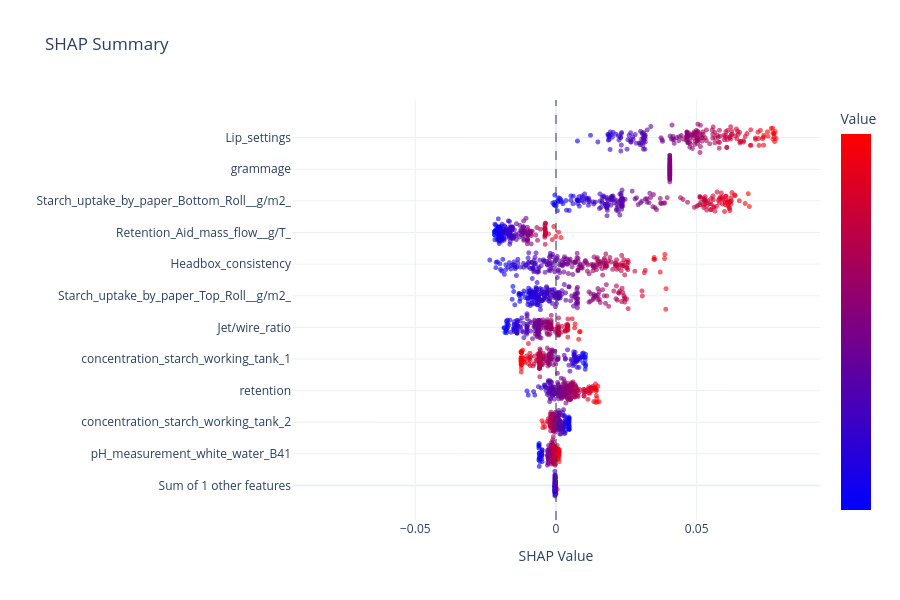

The cell this chart's notebook holds for it:
### Code cell
fig = plotly_shap_beeswarm(shap_vals, X_explain, feats, max_features=100)
fig.show()

### Figure 1 — Plotly figure (JSON) as saved in the notebook; plotly's stock layout.template omitted (floating-point values rounded to 4 significant figures; data arrays with more than 128 entries replaced by an {"elided": "..."} marker saying what was removed)
{"data": [{"customdata": {"elided": "200 float values"}, "hovertemplate": "<b>Sum of other features</b><br>SHAP: %{x:.3f}<br>Value: %{customdata:.3f}<extra></extra>", "marker": {"color": {"elided": "200 float values"}, "colorbar": {"showticklabels": false, "title": {"text": "Value"}}, "colorscale": [[0, "rgb(0,0,255)"], [1, "rgb(255,0,0)"]], "opacity": 0.6, "showscale": true, "size": 5}, "mode": "markers", "showlegend": false, "type": "scattergl", "x": {"elided": "200 float values"}, "y": {"elided": "200 float values"}}, {"customdata": {"elided": "200 float values"}, "hovertemplate": "<b>pH_measurement_white_water_B41</b><br>SHAP: %{x:.3f}<br>Value: %{customdata:.3f}<extra></extra>", "marker": {"color": {"elided": "200 float values"}, "colorscale": [[0, "rgb(0,0,255)"], [1, "rgb(255,0,0)"]], "opacity": 0.6, "showscale": false, "size": 5}, "mode": "markers", "showlegend": false, "type": "scattergl", "x": {"elided": "200 float values"}, "y": {"elided": "200 float values"}}, {"customdata": {"elided": "200 float values"}, "hovertemplate": "<b>concentration_starch_working_tank_2</b><br>SHAP: %{x:.3f}<br>Value: %{customdata:.3f}<extra></extra>", "marker": {"color": {"elided": "200 float values"}, "colorscale": [[0, "rgb(0,0,255)"], [1, "rgb(255,0,0)"]], "opacity": 0.6, "showscale": false, "size": 5}, "mode": "markers", "showlegend": false, "type": "scattergl", "x": {"elided": "200 float values"}, "y": {"elided": "200 float values"}}, {"customdata": {"elided": "200 float values"}, "hovertemplate": "<b>retention</b><br>SHAP: %{x:.3f}<br>Value: %{customdata:.3f}<extra></extra>", "marker": {"color": {"elided": "200 float values"}, "colorscale": [[0, "rgb(0,0,255)"], [1, "rgb(255,0,0)"]], "opacity": 0.6, "showscale": false, "size": 5}, "mode": "markers", "showlegend": false, "type": "scattergl", "x": {"elided": "200 float values"}, "y": {"elided": "200 float values"}}, {"customdata": {"elided": "200 float values"}, "hovertemplate": "<b>concentration_starch_working_tank_1</b><br>SHAP: %{x:.3f}<br>Value: %{customdata:.3f}<extra></extra>", "marker": {"color": {"elided": "200 float values"}, "colorscale": [[0, "rgb(0,0,255)"], [1, "rgb(255,0,0)"]], "opacity": 0.6, "showscale": false, "size": 5}, "mode": "markers", "showlegend": false, "type": "scattergl", "x": {"elided": "200 float values"}, "y": {"elided": "200 float values"}}, {"customdata": {"elided": "200 float values"}, "hovertemplate": "<b>Jet/wire_ratio</b><br>SHAP: %{x:.3f}<br>Value: %{customdata:.3f}<extra></extra>", "marker": {"color": {"elided": "200 float values"}, "colorscale": [[0, "rgb(0,0,255)"], [1, "rgb(255,0,0)"]], "opacity": 0.6, "showscale": false, "size": 5}, "mode": "markers", "showlegend": false, "type": "scattergl", "x": {"elided": "200 float values"}, "y": {"elided": "200 float values"}}, {"customdata": {"elided": "200 float values"}, "hovertemplate": "<b>Starch_uptake_by_paper_Top_Roll__g/m2_</b><br>SHAP: %{x:.3f}<br>Value: %{customdata:.3f}<extra></extra>", "marker": {"color": {"elided": "200 float values"}, "colorscale": [[0, "rgb(0,0,255)"], [1, "rgb(255,0,0)"]], "opacity": 0.6, "showscale": false, "size": 5}, "mode": "markers", "showlegend": false, "type": "scattergl", "x": {"elided": "200 float values"}, "y": {"elided": "200 float values"}}, {"customdata": {"elided": "200 float values"}, "hovertemplate": "<b>Headbox_consistency</b><br>SHAP: %{x:.3f}<br>Value: %{customdata:.3f}<extra></extra>", "marker": {"color": {"elided": "200 float values"}, "colorscale": [[0, "rgb(0,0,255)"], [1, "rgb(255,0,0)"]], "opacity": 0.6, "showscale": false, "size": 5}, "mode": "markers", "showlegend": false, "type": "scattergl", "x": {"elided": "200 float values"}, "y": {"elided": "200 float values"}}, {"customdata": {"elided": "200 float values"}, "hovertemplate": "<b>Retention_Aid_mass_flow__g/T_</b><br>SHAP: %{x:.3f}<br>Value: %{customdata:.3f}<extra></extra>", "marker": {"color": {"elided": "200 float values"}, "colorscale": [[0, "rgb(0,0,255)"], [1, "rgb(255,0,0)"]], "opacity": 0.6, "showscale": false, "size": 5}, "mode": "markers", "showlegend": false, "type": "scattergl", "x": {"elided": "200 float values"}, "y": {"elided": "200 float values"}}, {"customdata": {"elided": "200 float values"}, "hovertemplate": "<b>Starch_uptake_by_paper_Bottom_Roll__g/m2_</b><br>SHAP: %{x:.3f}<br>Value: %{customdata:.3f}<extra></extra>", "marker": {"color": {"elided": "200 float values"}, "colorscale": [[0, "rgb(0,0,255)"], [1, "rgb(255,0,0)"]], "opacity": 0.6, "showscale": false, "size": 5}, "mode": "markers", "showlegend": false, "type": "scattergl", "x": {"elided": "200 float values"}, "y": {"elided": "200 float values"}}, {"customdata": {"elided": "200 int values"}, "hovertemplate": "<b>grammage</b><br>SHAP: %{x:.3f}<br>Value: %{customdata:.3f}<extra></extra>", "marker": {"color": {"elided": "200 int values"}, "colorscale": [[0, "rgb(0,0,255)"], [1, "rgb(255,0,0)"]], "opacity": 0.6, "showscale": false, "size": 5}, "mode": "markers", "showlegend": false, "type": "scattergl", "x": {"elided": "200 float values"}, "y": {"elided": "200 float values"}}, {"customdata": {"elided": "200 float values"}, "hovertemplate": "<b>Lip_settings</b><br>SHAP: %{x:.3f}<br>Value: %{customdata:.3f}<extra></extra>", "marker": {"color": {"elided": "200 float values"}, "colorscale": [[0, "rgb(0,0,255)"], [1, "rgb(255,0,0)"]], "opacity": 0.6, "showscale": false, "size": 5}, "mode": "markers", "showlegend": false, "type": "scattergl", "x": {"elided": "200 float values"}, "y": {"elided": "200 float values"}}], "layout": {"height": 600, "hovermode": "closest", "shapes": [{"line": {"dash": "dash", "width": 1}, "type": "line", "x0": 0, "x1": 0, "xref": "x", "y0": 0, "y1": 1, "yref": "y domain"}], "title": {"text": "SHAP Summary"}, "xaxis": {"range": [-0.09382, 0.09382], "title": {"text": "SHAP Value"}}, "yaxis": {"ticktext": ["Sum of 1 other features", "pH_measurement_white_water_B41", "concentration_starch_working_tank_2", "retention", "concentration_starch_working_tank_1", "Jet/wire_ratio", "Starch_uptake_by_paper_Top_Roll__g/m2_", "Headbox_consistency", "Retention_Aid_mass_flow__g/T_", "Starch_uptake_by_paper_Bottom_Roll__g/m2_", "grammage", "Lip_settings"], "tickvals": [0, 1.3, 2.6, 3.9, 5.2, 6.5, 7.8, 9.1, 10.4, 11.7, 13, 14.3], "title": {"text": ""}}}}
